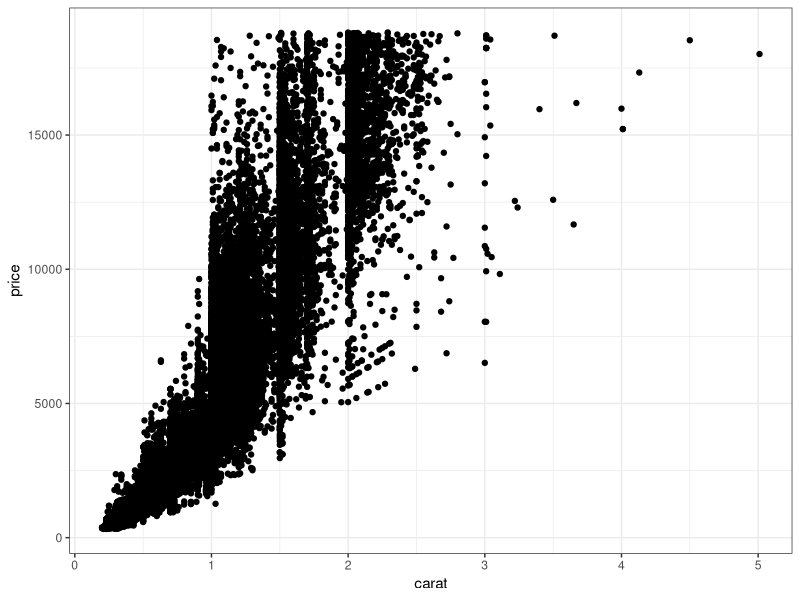
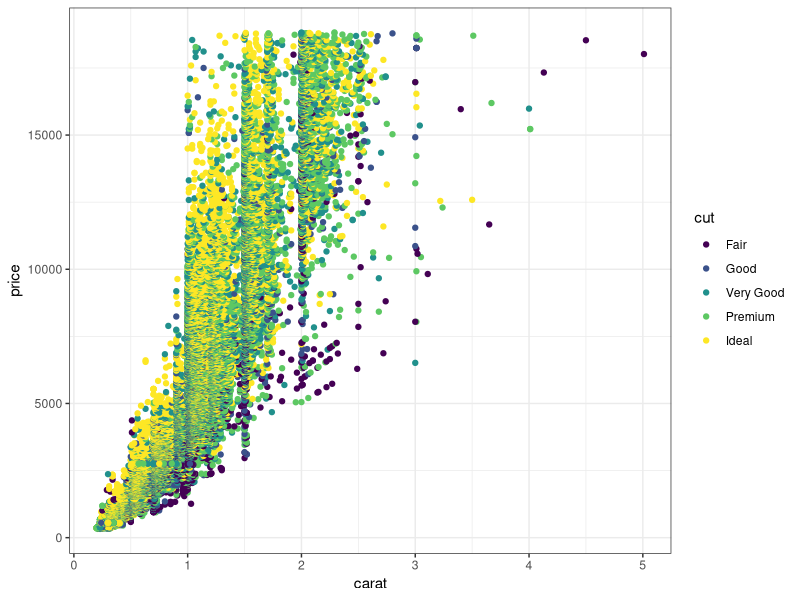
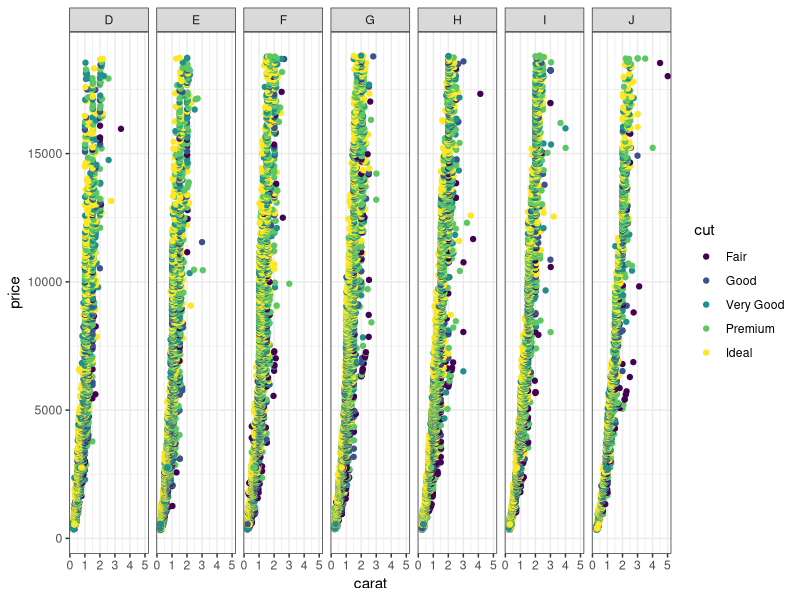

Generate these figures, in order, with R:
## ---- chunk 1
# Load Tidyverse - Task 1  
# install.packages("tidyverse")


library(tidyverse)

# Load diamonds data set - Task 2  
diamonddata <- diamonds

# Number of rows in diamonddata set
count(diamonddata)




# Number of observations or columns in diamonddata set
length(diamonddata)


## ---- chunk 2
# Create ScatterPlot - Task 3 

ggplot(data=diamonddata, aes(x=carat, y=price)) +
  geom_point() +
  theme_bw()

## ---- chunk 3
# Create Scatter Plot - Task 4 

ggplot(data=diamonddata, aes(x=carat, y=price, color=cut)) +
  geom_point() +
  theme_bw()

## ---- chunk 4
# Create ScatterPlot facet color - Task 5 

sp <- ggplot(data=diamonddata, aes(x=carat, y=price, color=cut)) + geom_point() + theme_bw()
 
sp + facet_grid(. ~ color )


## ---- chunk 5
# Load Inventory Data - Task 6 

inventory <- read_csv("InventoryData.csv")

str(inventory) # Structure of the data frame
summary(inventory) # Summary of the data frame



## ---- chunk 6
# Filter Data - Task 7 
inventoryA <- filter(inventory, Supplier == "A")

# Rows in the new dataframe
count(inventoryA)

# Mutate - Task 8 
inventoryA <- mutate(inventoryA, OnHandRatio = `On Hand` / `Annual Demand`)

# The above statement basically creates a new observation called OnHandRatio, which is calculated by dividing "On Hand" variable with "Annual Demand".


# average cost calculation - Task 9 

avg_cost<- inventory %>% group_by(`Item SKU`) %>% summarise(SKUAvgCost = mean(`Cost per Unit ($)`))
head(avg_cost)

